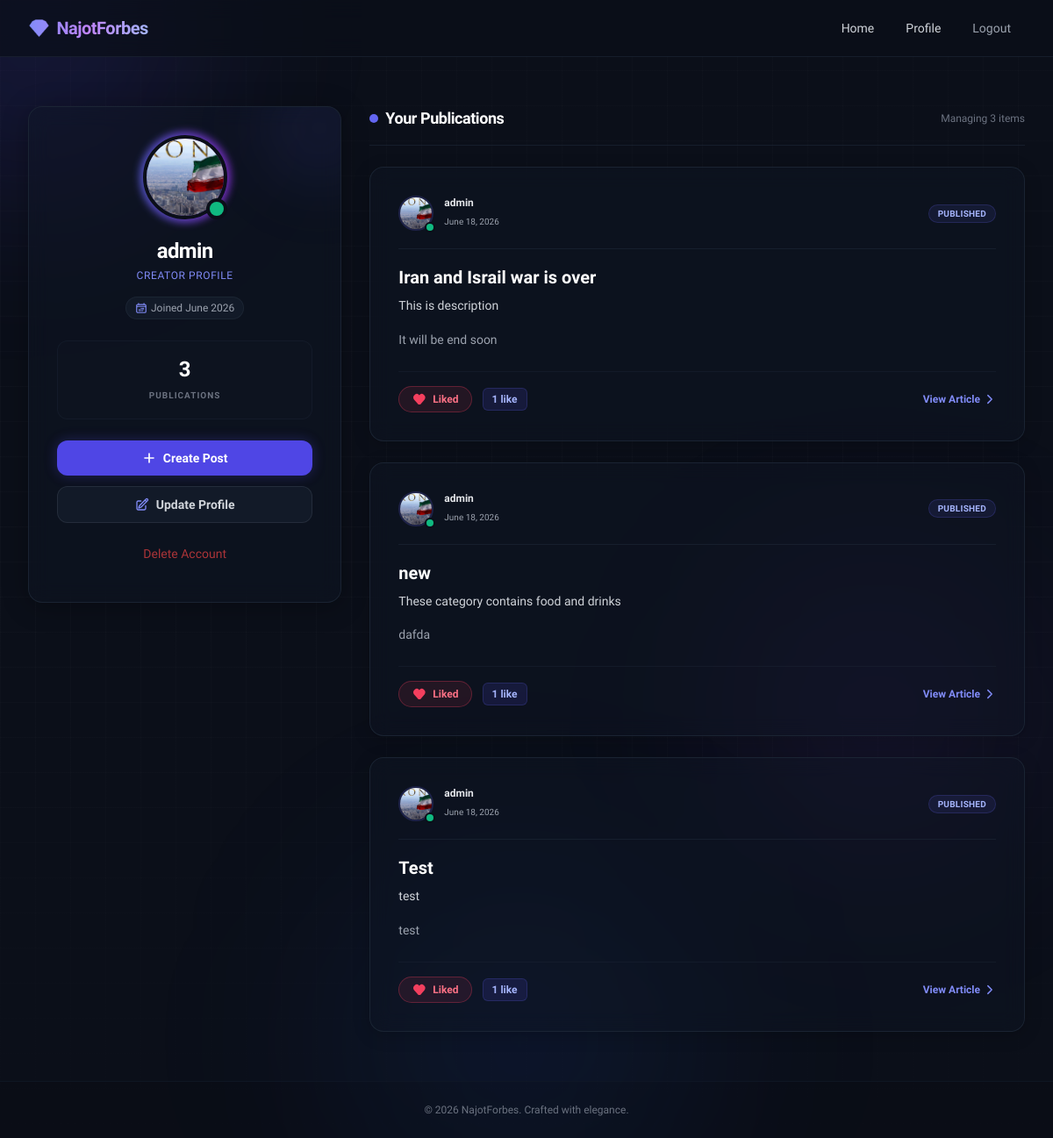
Before: /auth/profile (signed in) with the older database file.
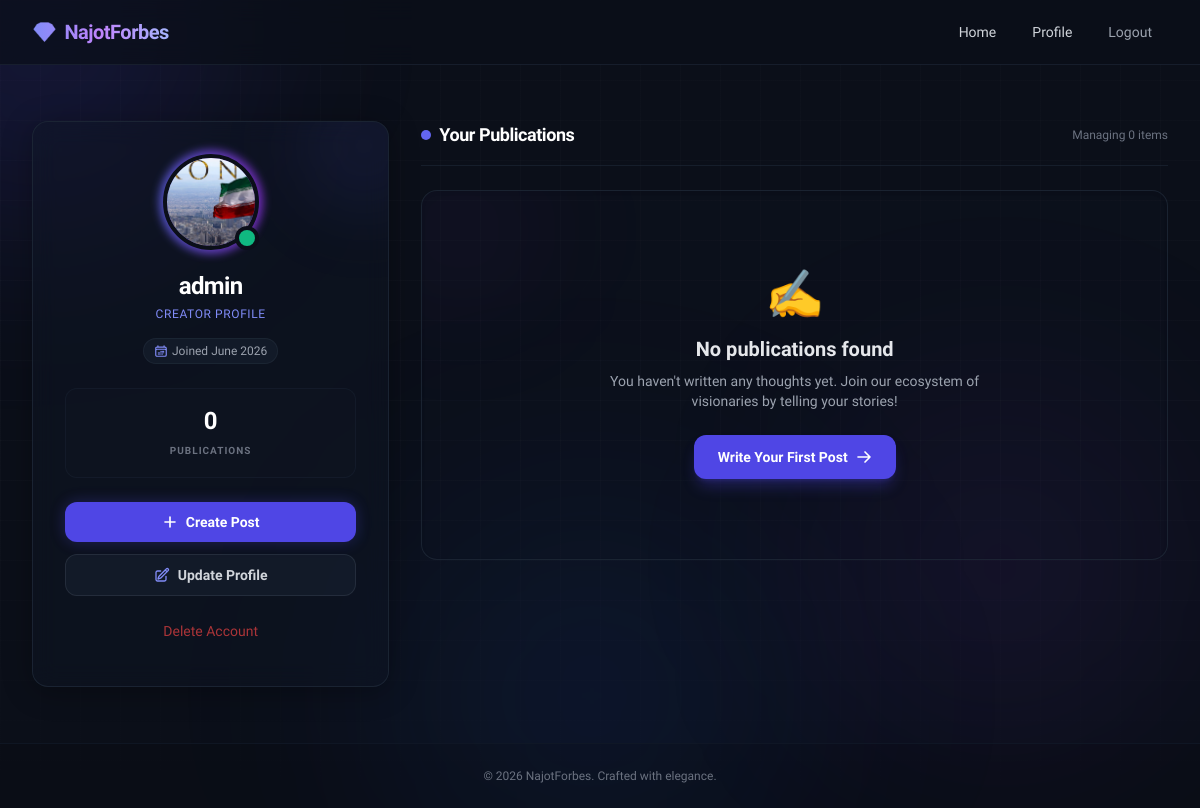
After: the same page with the newer database file.
### posts/models.py (models this page shows, shortened)
class Post(models.Model):
    title = models.CharField(max_length=100)
    desc = models.CharField(max_length=600)
    author = models.ForeignKey(CustomUser, on_delete=models.CASCADE)
    image = models.ImageField(upload_to='posts/', null=True, blank=True)
    body = models.TextField()
    category = models.ForeignKey(Category, on_delete=models.SET_NULL, null=True, blank=True)
    created_at = models.DateTimeField(auto_now_add=True)
    @property
    def users_who_liked(self):
        return [like.user for like in self.likes.all()]
    @property
    def likes_count(self):
        return len(self.likes.all())

class Like(models.Model):
    post = models.ForeignKey(Post, on_delete=models.CASCADE, related_name='likes')
    user = models.ForeignKey(CustomUser, on_delete=models.CASCADE)
    created_at = models.DateTimeField(auto_now_add=True)
    class Meta:
        unique_together = ('post', 'user')

### accounts/models.py (models this page shows)
class CustomUser(AbstractUser):
    age = models.IntegerField(null=True, blank=True)
    profile_img = models.ImageField(upload_to='avatars/', default='default_profile.jpg', blank=True)
    phone_number = models.CharField(max_length=15, blank=True, null=True)

### accounts/views.py (the view)
# urls.py: path('profile', ProfileView.as_view(), name='profile'),
class ProfileView(LoginRequiredMixin, View):
    def get(self, request):
        posts = Post.objects.filter(author=request.user)
        return render(request, 'profile.html', {'posts':posts})

### templates/profile.html (shortened to what the changed rows need)
{% extends 'base.html' %}
{% block content %}
<div class="max-w-6xl mx-auto py-4">
    <div class="grid grid-cols-1 lg:grid-cols-12 gap-8 items-start">
        <div class="lg:col-span-4 sticky top-24 space-y-6">
            <div class="relative overflow-hidden bg-[#111726]/40 backdrop-blur-md border border-gray-800/80 rounded-2xl p-6 md:p-8 shadow-[0_4px_30px_rgba(0,0,0,0.3)] hover:border-indigo-500/20 transition-all duration-300">
                <div class="flex flex-col items-center text-center">
                    <h2 class="text-xl md:text-2xl font-bold text-white tracking-tight">
                        {% if request.user.username %}{{ request.user.username }}{% else %}Writer{% endif %}
                    </h2>
                    <div class="w-full grid grid-cols-1 gap-2 mt-6 py-4 px-2 rounded-xl bg-gray-900/30 border border-gray-800/40">
                        <div class="text-center">
                            <span class="block text-2xl font-black text-white">
                                {% if posts %}{{ posts|length }}{% else %}0{% endif %}
                            </span>
                            <span class="text-[10px] uppercase tracking-widest font-bold text-gray-500">Publications</span>
                        </div>
                    </div>
                </div>
            </div>
        </div>
        <div class="lg:col-span-8 space-y-6">
            <div class="flex items-center justify-between border-b border-gray-800/60 pb-4 mb-2">
                <h3 class="text-lg font-bold tracking-tight text-white flex items-center gap-2">
                    <span class="w-2.5 h-2.5 rounded-full bg-indigo-500 animate-pulse"></span>
                    Your Publications
                </h3>
                <span class="text-xs text-gray-500">Managing {% if posts %}{{ posts|length }} items{% else %}0 items{% endif %}</span>
            </div>
            {% for post in posts %}
            <article class="group relative bg-[#111726]/40 backdrop-blur-md border border-gray-800/80 hover:border-indigo-500/30 rounded-2xl p-6 md:p-8 transition-all duration-300 shadow-[0_4px_20px_rgba(0,0,0,0.2)] hover:shadow-[0_10px_30px_rgba(79,70,229,0.1)] flex flex-col justify-between">
                <div class="flex items-center justify-between mb-5 pb-5 border-b border-gray-800/60">
                    <div class="flex items-center gap-3">
                        <div class="relative flex-shrink-0">
                            {% if request.user.profile_img %}
                                <img src="{{ request.user.profile_img.url }}" alt="{{ post.author }}" class="w-10 h-10 rounded-full object-cover border-2 border-indigo-500/20" onerror="this.onerror=null; this.src='https://placehold.co/100x100/1e1e2f/ffffff?text=Avatar';">
                            {% else %}
                                <div class="w-10 h-10 rounded-full bg-indigo-900/40 border border-indigo-500/30 flex items-center justify-center text-indigo-300 font-semibold text-xs">
                                    {{ request.user.username|slice:":1"|upper }}
                                </div>
                            {% endif %}
                            <span class="absolute bottom-0 right-0 block h-2 w-2 rounded-full bg-emerald-500 ring-2 ring-[#0B0F19]"></span>
                        </div>
                        <div>
                            <span class="block text-xs font-semibold text-gray-200">
                                {{ post.author }}
                            </span>
                            <span class="text-[10px] text-gray-400 font-medium">
                                {{ post.created_at|date:"F d, Y" }}
                            </span>
                        </div>
                    </div>
                    <div class="text-[10px] px-2.5 py-0.5 rounded-full bg-indigo-500/10 border border-indigo-500/20 text-indigo-300 font-bold tracking-wide uppercase">
                        Published
                    </div>
                </div>
                <a href="{% url 'post-detail' post.pk %}" class="block focus:outline-none focus:ring-2 focus:ring-indigo-500 rounded-lg">
                    <h4 class="text-xl font-bold text-white group-hover:text-indigo-300 transition-colors duration-200 mb-2 leading-tight">
                        {{ post.title }}
                    </h4>
                    {% if post.desc %}
                    <p class="text-gray-300 text-sm leading-relaxed mb-4 line-clamp-2">
                        {{ post.desc }}
                    </p>
                    {% endif %}
                    <div class="text-gray-400 text-sm leading-relaxed line-clamp-3 prose prose-invert max-w-none mb-6">
                        {{ post.body|linebreaks }}
                    </div>
                </a>
                <div class="flex items-center justify-between pt-4 border-t border-gray-800/40 mt-auto">
                    <div class="flex items-center gap-3">
                        {% if request.user.is_authenticated %}
                        <form method="POST" action="{% url 'like' post.pk %}" class="inline">
                            {% if request.user in post.users_who_liked.all or request.user in post.users_who_liked %}
                                <button type="submit" class="flex items-center gap-2 px-3.5 py-1.5 rounded-full bg-rose-500/10 border border-rose-500/30 text-rose-400 hover:bg-rose-500/20 active:scale-95 transition-all duration-200 text-xs font-semibold">
                                    Liked
                                </button>
                            {% endif %}
                        </form>
                        {% endif %}
                        <span class="text-xs bg-indigo-900/30 text-indigo-300 font-bold px-2.5 py-1 rounded-md border border-indigo-500/20">
                            {{ post.likes_count }} {{ post.likes_count|pluralize:"like,likes" }}
                        </span>
                    </div>
                    <a href="{% url 'post-detail' post.pk %}" class="flex items-center gap-1 text-xs font-semibold text-indigo-400 hover:text-indigo-300 transition-colors group-hover:translate-x-0.5 transform duration-200">
                        View Article
                        <svg xmlns="http://www.w3.org/2000/svg" fill="none" viewBox="0 0 24 24" stroke-width="2.5" stroke="currentColor" class="w-3.5 h-3.5">
                            <path stroke-linecap="round" stroke-linejoin="round" d="M8.25 4.5l7.5 7.5-7.5 7.5" />
                        </svg>
                    </a>
                </div>
            </article>
            {% empty %}
            <div class="text-center py-20 bg-[#111726]/20 border border-gray-800/80 rounded-2xl p-6 shadow-inner relative overflow-hidden">
                <div class="absolute -top-10 -left-10 w-40 h-40 bg-purple-500/5 rounded-full blur-3xl"></div>
                <div class="text-5xl mb-4">✍️</div>
                <h4 class="text-xl font-bold text-gray-200">No publications found</h4>
                <p class="text-gray-400 text-sm mt-2 max-w-sm mx-auto mb-6">You haven't written any thoughts yet. Join our ecosystem of visionaries by telling your stories!</p>
                <a href="{% url 'create-post' %}" class="inline-flex items-center gap-2 px-6 py-3 rounded-xl text-sm font-semibold text-white bg-indigo-600 hover:bg-indigo-500 shadow-lg shadow-indigo-600/30 hover:scale-[1.02] active:scale-[0.98] transition-all duration-200">
                    Write Your First Post
                    <svg xmlns="http://www.w3.org/2000/svg" fill="none" viewBox="0 0 24 24" stroke-width="2.5" stroke="currentColor" class="w-4 h-4">
                        <path stroke-linecap="round" stroke-linejoin="round" d="M13.5 4.5L21 12m0 0l-7.5 7.5M21 12H3" />
                    </svg>
                </a>
            </div>
            {% endfor %}
        </div>
    </div>
</div>
{% endblock %}

Changed rows visible on the page:
removed Post: user.profile_img (placeholder picture), author "admin", created_at "June 18, 2026", title "Iran and Israil war is over", desc "This is description", body "It will be end soon", shows "Liked", likes_count "1"
removed Post: user.profile_img (placeholder picture), author "admin", created_at "June 18, 2026", title "new", desc "These category contains food and drinks", body "dafda", shows "Liked", likes_count "1"
removed Post: user.profile_img (placeholder picture), author "admin", created_at "June 18, 2026", title "Test", desc "test", body "test", shows "Liked", likes_count "1"
Other visible differences:
{{ posts|length }}: "3" → (not shown)
text no longer shown: "items"
text now shown: "0 0 items ✍️ No publications found You haven't written any thoughts yet. Join our ecosystem of visionaries by telling your stories! Write Your First Post"
